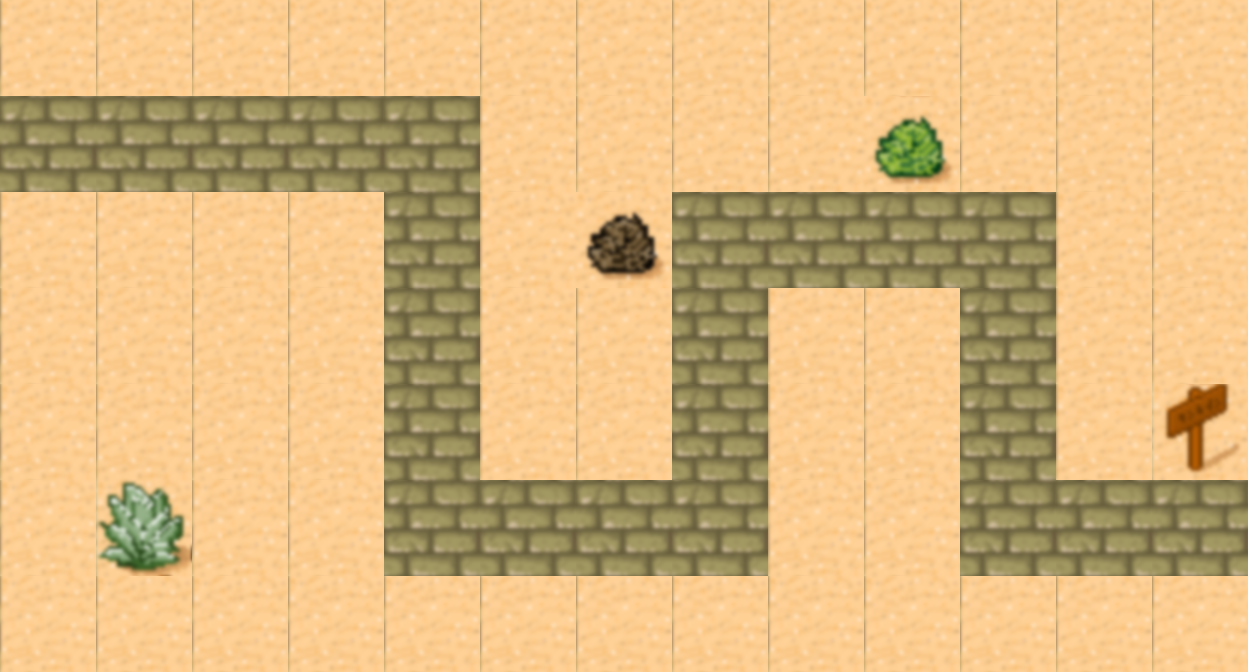

A 2D game scene composited from a Tiled map and its tileset images. What follows is a short description and the map's XML, with every tile layer's data as written:
An orthogonal 13x7 tile map with 96x96 px tiles, 1 tile layer (Tile Layer 1), 3 tilesets.

<map version="1.0" orientation="orthogonal" width="13" height="7" tilewidth="96" tileheight="96">
 <tileset firstgid="1" name="grass_area" tilewidth="96" tileheight="96">
  <image source="gfx/grass_area.png" width="384" height="288" />
  <tile id="3">
   <properties>
    <property name="Path" value="False" />
   </properties>
  </tile>
  <tile id="5">
   <properties>
    <property name="Path" value="True" />
   </properties>
  </tile>
  <tile id="7">
   <properties>
    <property name="Buildable" value="False" />
    <property name="Path" value="False" />
   </properties>
  </tile>
  <tile id="11">
   <properties>
    <property name="Path" value="False" />
   </properties>
  </tile>
 </tileset>
 <tileset firstgid="13" name="tmw_desert_spacing_resize_double" tilewidth="96" tileheight="96">
  <image source="gfx/tmw_desert_spacing_resize_double.png" width="768" height="576" />
 </tileset>
 <tileset firstgid="61" name="tileset_1" tilewidth="96" tileheight="96">
  <image source="gfx/tileset_1.png" width="1536" height="2016" />
 </tileset>
 <layer name="Tile Layer 1" width="13" height="7">
  <data>
   <tile gid="42" />
   <tile gid="42" />
   <tile gid="42" />
   <tile gid="42" />
   <tile gid="42" />
   <tile gid="42" />
   <tile gid="42" />
   <tile gid="42" />
   <tile gid="42" />
   <tile gid="42" />
   <tile gid="42" />
   <tile gid="42" />
   <tile gid="42" />
   <tile gid="22" />
   <tile gid="22" />
   <tile gid="22" />
   <tile gid="22" />
   <tile gid="22" />
   <tile gid="42" />
   <tile gid="42" />
   <tile gid="42" />
   <tile gid="42" />
   <tile gid="60" />
   <tile gid="42" />
   <tile gid="42" />
   <tile gid="42" />
   <tile gid="42" />
   <tile gid="42" />
   <tile gid="42" />
   <tile gid="42" />
   <tile gid="22" />
   <tile gid="42" />
   <tile gid="59" />
   <tile gid="22" />
   <tile gid="22" />
   <tile gid="22" />
   <tile gid="22" />
   <tile gid="42" />
   <tile gid="42" />
   <tile gid="42" />
   <tile gid="42" />
   <tile gid="42" />
   <tile gid="42" />
   <tile gid="22" />
   <tile gid="42" />
   <tile gid="42" />
   <tile gid="22" />
   <tile gid="42" />
   <tile gid="42" />
   <tile gid="22" />
   <tile gid="42" />
   <tile gid="42" />
   <tile gid="42" />
   <tile gid="42" />
   <tile gid="42" />
   <tile gid="42" />
   <tile gid="22" />
   <tile gid="42" />
   <tile gid="42" />
   <tile gid="22" />
   <tile gid="42" />
   <tile gid="42" />
   <tile gid="22" />
   <tile gid="42" />
   <tile gid="58" />
   <tile gid="42" />
   <tile gid="50" />
   <tile gid="42" />
   <tile gid="42" />
   <tile gid="22" />
   <tile gid="22" />
   <tile gid="22" />
   <tile gid="22" />
   <tile gid="42" />
   <tile gid="42" />
   <tile gid="22" />
   <tile gid="22" />
   <tile gid="22" />
   <tile gid="42" />
   <tile gid="42" />
   <tile gid="42" />
   <tile gid="42" />
   <tile gid="42" />
   <tile gid="42" />
   <tile gid="42" />
   <tile gid="42" />
   <tile gid="42" />
   <tile gid="42" />
   <tile gid="42" />
   <tile gid="42" />
   <tile gid="42" />
  </data>
 </layer>
</map>
